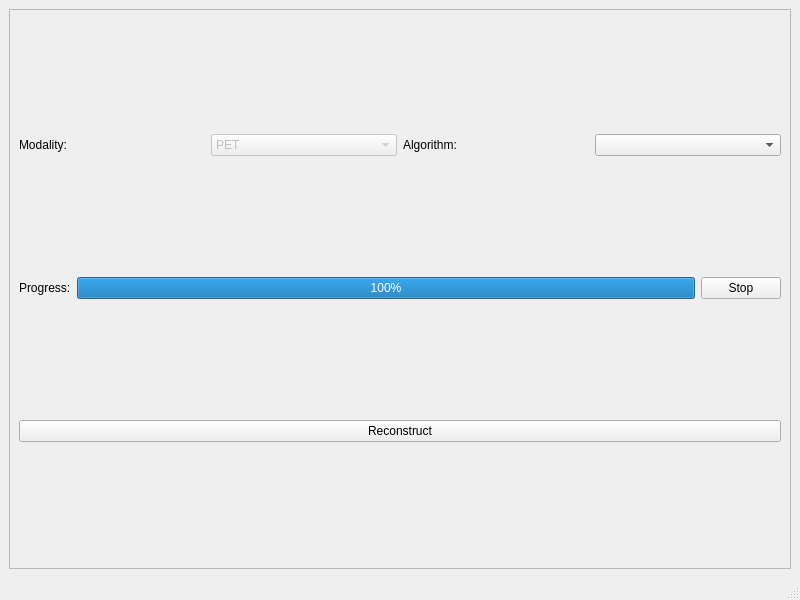
<?xml version="1.0" encoding="UTF-8"?>
<ui version="4.0">
 <class>MainWindow</class>
 <widget class="QMainWindow" name="MainWindow">
  <property name="geometry">
   <rect>
    <x>0</x>
    <y>0</y>
    <width>800</width>
    <height>600</height>
   </rect>
  </property>
  <property name="windowTitle">
   <string>MainWindow</string>
  </property>
  <widget class="QWidget" name="centralwidget">
   <layout class="QVBoxLayout" name="verticalLayout_2">
    <item>
     <widget class="QScrollArea" name="scrollArea">
      <property name="widgetResizable">
       <bool>true</bool>
      </property>
      <widget class="QWidget" name="scrollAreaWidgetContents">
       <property name="geometry">
        <rect>
         <x>0</x>
         <y>0</y>
         <width>780</width>
         <height>558</height>
        </rect>
       </property>
       <layout class="QVBoxLayout" name="verticalLayout_3">
        <item>
         <layout class="QHBoxLayout" name="horizontalLayout_2">
          <item>
           <widget class="QLabel" name="label_2">
            <property name="text">
             <string>Modality:</string>
            </property>
           </widget>
          </item>
          <item>
           <widget class="QComboBox" name="comboBox">
            <property name="enabled">
             <bool>false</bool>
            </property>
            <item>
             <property name="text">
              <string>PET</string>
             </property>
            </item>
            <item>
             <property name="text">
              <string>CT</string>
             </property>
            </item>
           </widget>
          </item>
          <item>
           <widget class="QLabel" name="label_3">
            <property name="text">
             <string>Algorithm:</string>
            </property>
           </widget>
          </item>
          <item>
           <widget class="QComboBox" name="comboBox_algorithm"/>
          </item>
         </layout>
        </item>
        <item>
         <layout class="QVBoxLayout" name="verticalLayout"/>
        </item>
        <item>
         <layout class="QHBoxLayout" name="horizontalLayout">
          <item>
           <widget class="QLabel" name="label">
            <property name="text">
             <string>Progress:</string>
            </property>
           </widget>
          </item>
          <item>
           <widget class="QProgressBar" name="progressBar">
            <property name="value">
             <number>100</number>
            </property>
           </widget>
          </item>
          <item>
           <widget class="QPushButton" name="pushButton_stop">
            <property name="text">
             <string>Stop</string>
            </property>
           </widget>
          </item>
         </layout>
        </item>
        <item>
         <widget class="QPushButton" name="pushButton_reconstruct">
          <property name="text">
           <string>Reconstruct</string>
          </property>
         </widget>
        </item>
       </layout>
      </widget>
     </widget>
    </item>
   </layout>
  </widget>
  <widget class="QStatusBar" name="statusbar"/>
 </widget>
 <resources/>
 <connections/>
</ui>
